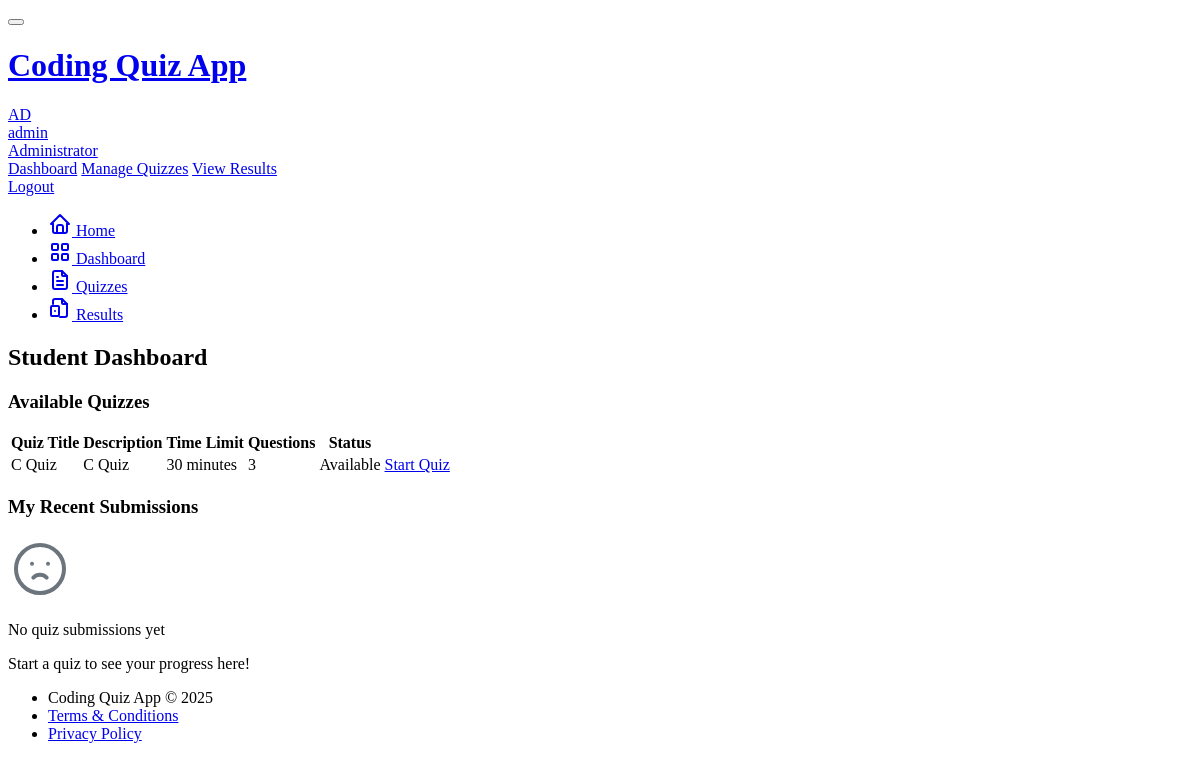
Before: /student/dashboard (signed in) with the older database file.
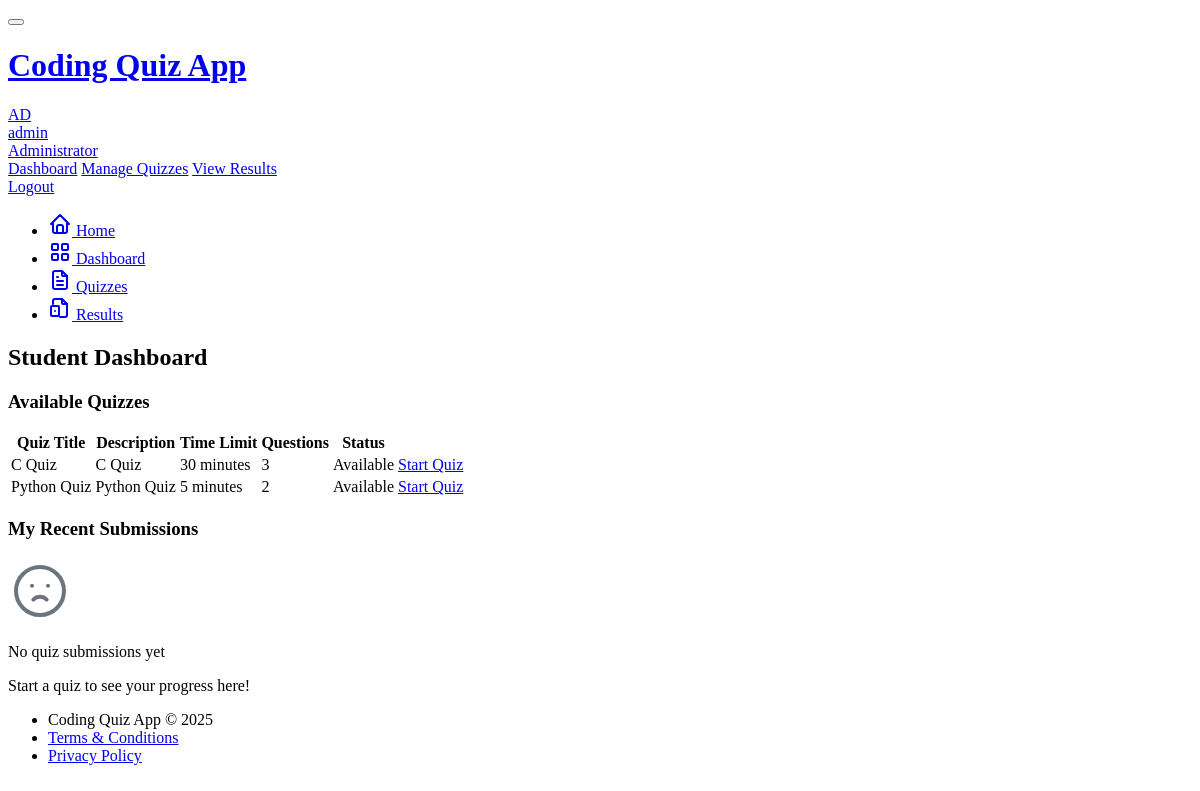
After: the same page with the newer database file.
### models.py (models this page shows, shortened)
class Quiz(db.Model):
    id = db.Column(db.Integer, primary_key=True)
    title = db.Column(db.String(100), nullable=False)
    description = db.Column(db.Text)
    is_active = db.Column(db.Boolean, default=True)
    time_limit = db.Column(db.Integer, default=30)  # minutes
    created_at = db.Column(db.DateTime, default=datetime.utcnow)
    updated_at = db.Column(db.DateTime, default=datetime.utcnow, onupdate=datetime.utcnow)
    author_id = db.Column(db.Integer, db.ForeignKey('user.id'))
    questions = db.relationship('Question', backref='quiz', lazy='dynamic', cascade='all, delete-orphan')
    submissions = db.relationship('Submission', backref='quiz', lazy='dynamic')

### app/routes/student.py (the view)
@student_bp.route('/dashboard')
@login_required
def dashboard():
    active_quizzes = Quiz.query.filter_by(is_active=True).all()
    my_submissions = Submission.query.filter_by(user_id=current_user.id).order_by(Submission.started_at.desc()).all()
    completed_quiz_ids = [s.quiz_id for s in my_submissions if s.is_completed]
    return render_template('student/dashboard.html',
                          active_quizzes=active_quizzes,
                          my_submissions=my_submissions,
                          completed_quiz_ids=completed_quiz_ids,
                          title='Student Dashboard')

### app/templates/student/dashboard.html (shortened to what the changed rows need)
{% extends "base.html" %}
{% block content %}
<div class="row row-cards">
    <div class="col-12">
        <div class="card">
            <div class="card-body">
                {% if active_quizzes %}
                <div class="table-responsive">
                    <table class="table table-vcenter card-table">
                        <thead>
                            <tr>
                                <th>Quiz Title</th>
                                <th>Description</th>
                                <th>Time Limit</th>
                                <th>Questions</th>
                                <th>Status</th>
                                <th class="w-1"></th>
                            </tr>
                        </thead>
                        <tbody>
                            {% for quiz in active_quizzes %}
                            <tr>
                                <td>{{ quiz.title }}</td>
                                <td class="text-muted">
                                    {{ quiz.description|truncate(100) if quiz.description else 'No description' }}
                                </td>
                                <td>{{ quiz.time_limit }} minutes</td>
                                <td>{{ quiz.questions.count() }}</td>
                                <td>
                                    {% if quiz.id in completed_quiz_ids %}
                                        <span class="badge bg-success">Completed</span>
                                    {% else %}
                                        <span class="badge bg-blue">Available</span>
                                    {% endif %}
                                </td>
                                <td>
                                    {% if quiz.id in completed_quiz_ids %}
                                        {% set submission = my_submissions|selectattr('quiz_id', 'equalto', quiz.id)|selectattr('is_completed', 'equalto', true)|first %}
                                        <a href="{{ url_for('student.view_submission', submission_id=submission.id) }}" class="btn btn-success btn-sm">
                                            View Results
                                        </a>
                                    {% else %}
                                    <a href="{{ url_for('student.start_quiz', quiz_id=quiz.id) }}" class="btn btn-primary btn-sm">
                                        Start Quiz
                                    </a>
                                    {% endif %}
                                </td>
                            </tr>
                            {% endfor %}
                        </tbody>
                    </table>
                </div>
                {% endif %}
            </div>
        </div>
    </div>
</div>
{% endblock %}

Changed rows visible on the page:
added Quiz: title "Python Quiz", description "Python Quiz", time_limit "5", questions.count "2", shows "Available"
